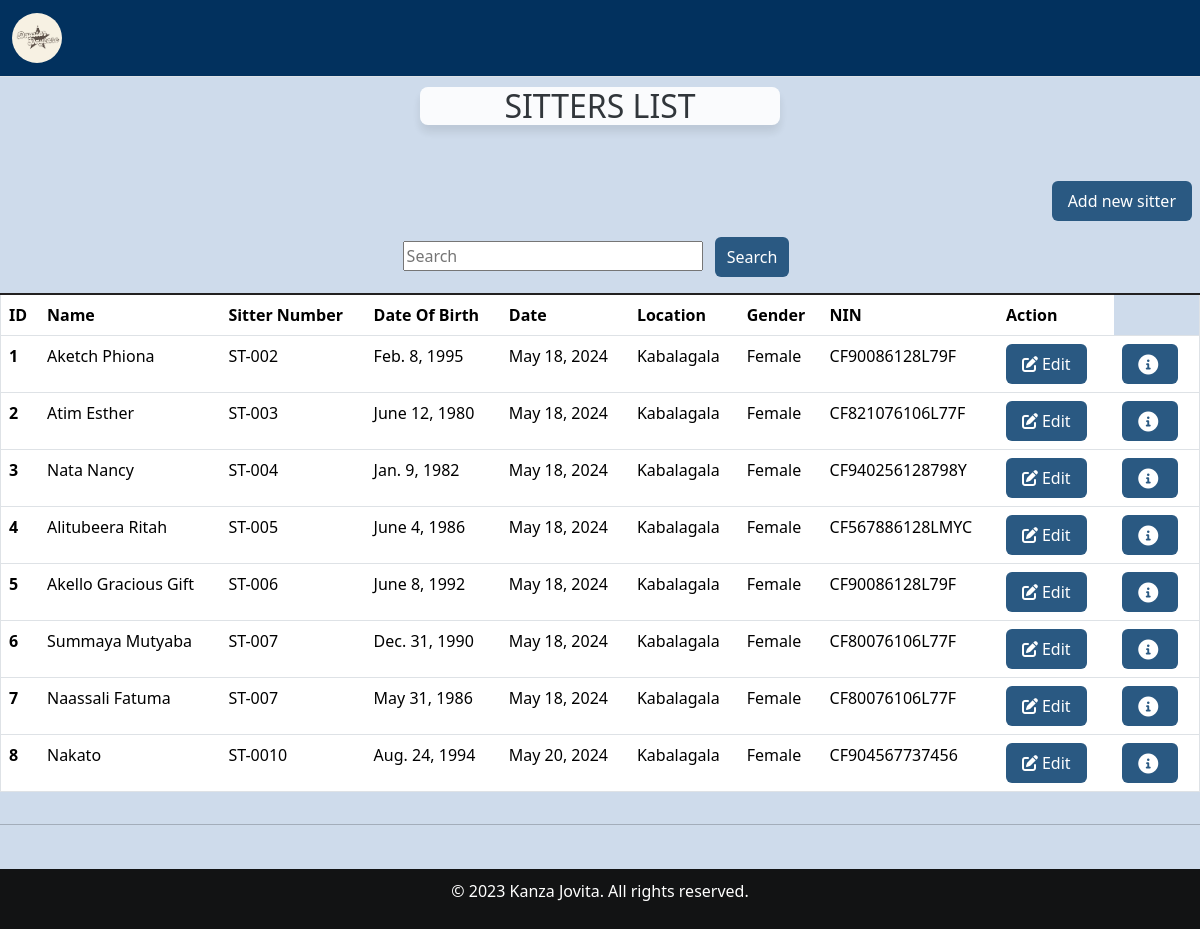
Screenshot of /search_sitter/ with the database file from the repository.
### home/models.py (models this page shows, shortened)
class Sitterreg(models.Model):
    Sitter_name = models.CharField(max_length=30, null=False,blank=False,validators=[validate_letters])
    Sitter_number = models.CharField(max_length=30, null=False, blank=False,validators=[validate_numbers])
    Date_of_birth = models.DateField(null=True, blank=False,)
    Contact = models.CharField(max_length=30,null=False,blank=False,validators=[validate_contact_length])
    date = models.DateTimeField()
    Location_choices = [('Kabalagala', 'Kabalagala'),]
    Location = models.CharField(choices=Location_choices, max_length=100)
    Gender =  models.CharField(choices=[('Male', 'Male'),('Female', 'Female')], max_length=100)
    Level_of_education = models.CharField(choices=[('Degree','Degree'),('Diploma','Diploma'),('Certificate','Certificate')],max_length=200,default=0)
    Next_of_kin = models.CharField(max_length=30, null=False,blank=False)
    NIN = models.CharField(max_length=30, null=False,blank=False,validators=[validate_NIN_length])
    Recommenders_name = models.CharField(max_length=30, null=False,blank=False)
    Religion = models.CharField(choices=[('Anglican', 'Anglican'),('Catholic', 'Catholic'),('Pentecostal','Pentecostal'),('Muslim','Muslim'),('Other','Other')], max_length=100)
    created_at = models.DateTimeField(auto_now_add=True,null=True)

### home/views.py (the view)
# urls.py: path("search_sitter/", views.search_sitter, name="search_sitter"),
def search_sitter(request):
    search_query = request.GET.get('search', '')  # Getting the search query from the request
    if search_query:
        sitters = Sitterreg.objects.filter(Sitter_name__icontains=search_query)  # Filtering sitters by name
    else:
        sitters = Sitterreg.objects.all()  # Displaying all sitters if no search query is provided
    return render(request, 'sittersform.html', {'sitters': sitters})  # Rendering sitters template with search results

### home/templates/sittersform.html (shortened to what this page needs)
{% extends 'base.html' %}
{% block content %}
<div class="card-header" style="background-color: white;" >
    <h2>SITTERS LIST</h2>
</div>
<br>
<div class="mt-4">
    <div class="btn-container">
        <a href="{%  url 'addsitter' %}" class="btn btn-primary mb-3 add-btn">Add new sitter</a>
    </div>
    <div class="search-container">
        <form method="GET" action="{% url 'search_sitter' %}">
            <input type="text" name="search" placeholder="Search" class="search-input">
            <button type="submit" class="btn search-btn">Search</button>
        </form>
    </div>
    <div class="table-responsive">
        <table class="table table-bordered"  style="border-top: 2px solid rgb(34,32,32);">
            <thead class="thead-dark">
                <tr>
                    <th scope="col">ID</th>
                    <th scope="col">Name</th>
                    <th scope="col">Sitter Number</th>
                    <th scope="col">Date Of Birth</th>
                    <th scope="col">Date</th>
                    <th scope="col">Location</th>
                    <th scope="col">Gender</th>
                    <th scope="col">NIN</th>
                    <th scope="col">Action</th>
                </tr>
            </thead>
            <tbody>
                {% for sitter in sitters %}
                <tr>
                    <th scope="row">{{ forloop.counter }}</th>
                    <td>{{ sitter.Sitter_name }}</td>
                    <td>ST-00{{ sitter.Sitter_number }}</td>
                    <td>{{ sitter.Date_of_birth }}</td>
                    <td>{{ sitter.date | date}}</td>
                    <td>{{ sitter.Location }}</td>
                    <td>{{ sitter.Gender}}</td>
                    <td>{{ sitter.NIN }}</td>
                    <td>
                        <a href="{% url 'edit_sitter' id=sitter.id %}" class="btn"><i class="fas fa-edit"></i>Edit</a>
                        <td>
                            <button type="button" class="btn btn-primary me-1"
                                href="{% url 'read_sitter' id=sitter.id %}" data-bs-toggle="modal"
                                data-bs-target="#myModal{{sitter.id}}">
                                <i class="fa-solid fa-circle-info fa-lg"></i>
                            </button>
                        </td>
                    </td>
                </tr>
                {% endfor %}
            </tbody>
       </table>
    </div>
</div>
<hr>
{% endblock %}

### home/static/css/main.css (style rules this page uses)
.card-header { border: 1px #333; opacity:90%; width: 87%; text-align: center; box-shadow: 0 7px 10px rgba(0, 0, 0, 0.1); border-radius: 8px; width:30%; margin: 0 auto; margin-top: 10px; background-color: aliceblue; text-align: center; }
.table th, .table td { padding: 8px; text-align: left; border: none; outline: none; }
.table th { color: rgb(39, 38, 38); }
.table th, .table td { white-space: nowrap; }
.table-responsive { justify-content: center; }
.table { text-align: center; }

### home/templates/sittersform.html (style rules this page uses)
body { background-color: rgba(158, 184, 217, 0.5); }
.btn-container { display: flex; align-items: center; }
.btn { background-color: #2a5982; color: #fff; border: none; padding: 0.5rem 1rem; margin-right: 0.5rem; cursor: pointer; }
.btn i { margin-right: 0.25rem; }
.card-header { border: 1px #333; opacity:90%; width: 87%; text-align: center; box-shadow: 0 7px 10px rgba(0, 0, 0, 0.1); border-radius: 8px; width:30%; margin: 0 auto; margin-top: 10px; background-color: aliceblue; text-align: center; }
.table { width: 100%; border-collapse: collapse; border: 1px solid #dee2e6; }
th, tr { border: 1px solid #dee2e6; text-align: left; height: 10px; padding: 15px; }
th { background-color: #f0f0f0; }
.search-container { display: flex; justify-content: center; margin-bottom: 1rem; }
.search-input { width: 300px; margin-right: 0.5rem; }
.search-btn { padding: 0.5rem 0.75rem; }
.add-btn { margin-left: auto; }

### rows the page displays
Sitterreg: Sitter_name "Aketch Phiona", Sitter_number "2", Date_of_birth "Feb. 8, 1995", date "May 18, 2024", Location "Kabalagala", Gender "Female", NIN "CF90086128L79F"
Sitterreg: Sitter_name "Atim Esther", Sitter_number "3", Date_of_birth "June 12, 1980", date "May 18, 2024", Location "Kabalagala", Gender "Female", NIN "CF821076106L77F"
Sitterreg: Sitter_name "Nata Nancy", Sitter_number "4", Date_of_birth "Jan. 9, 1982", date "May 18, 2024", Location "Kabalagala", Gender "Female", NIN "CF940256128798Y"
Sitterreg: Sitter_name "Alitubeera Ritah", Sitter_number "5", Date_of_birth "June 4, 1986", date "May 18, 2024", Location "Kabalagala", Gender "Female", NIN "CF567886128LMYC"
Sitterreg: Sitter_name "Akello Gracious Gift", Sitter_number "6", Date_of_birth "June 8, 1992", date "May 18, 2024", Location "Kabalagala", Gender "Female", NIN "CF90086128L79F"
Sitterreg: Sitter_name "Summaya Mutyaba", Sitter_number "7", Date_of_birth "Dec. 31, 1990", date "May 18, 2024", Location "Kabalagala", Gender "Female", NIN "CF80076106L77F"
Sitterreg: Sitter_name "Naassali Fatuma", Sitter_number "7", Date_of_birth "May 31, 1986", date "May 18, 2024", Location "Kabalagala", Gender "Female", NIN "CF80076106L77F"
Sitterreg: Sitter_name "Nakato", Sitter_number "10", Date_of_birth "Aug. 24, 1994", date "May 20, 2024", Location "Kabalagala", Gender "Female", NIN "CF904567737456"
